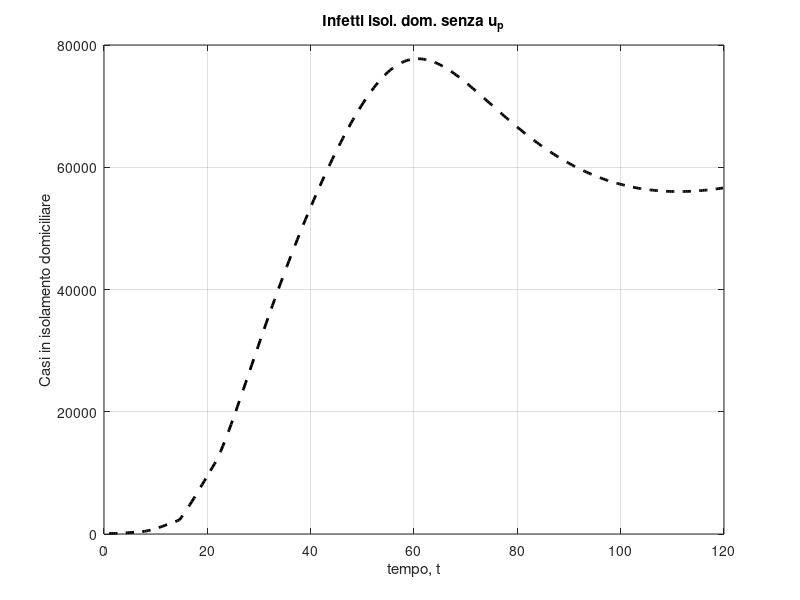
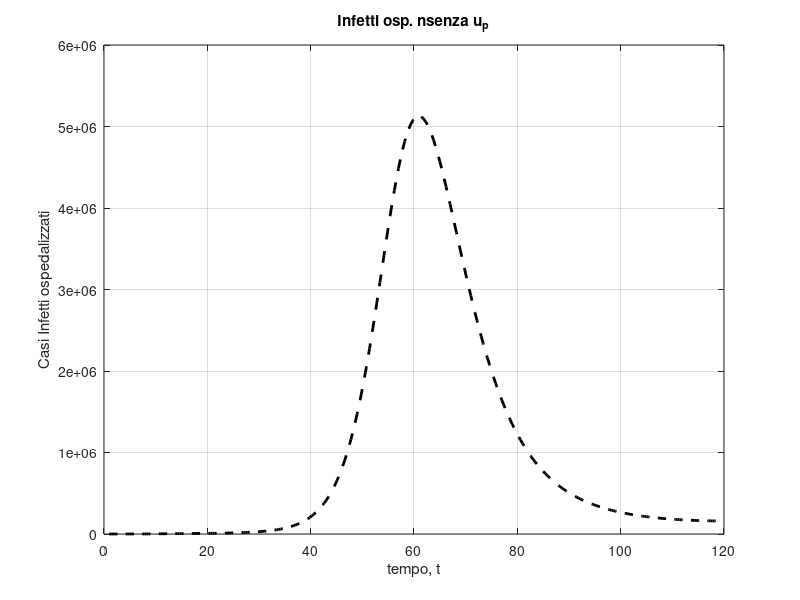
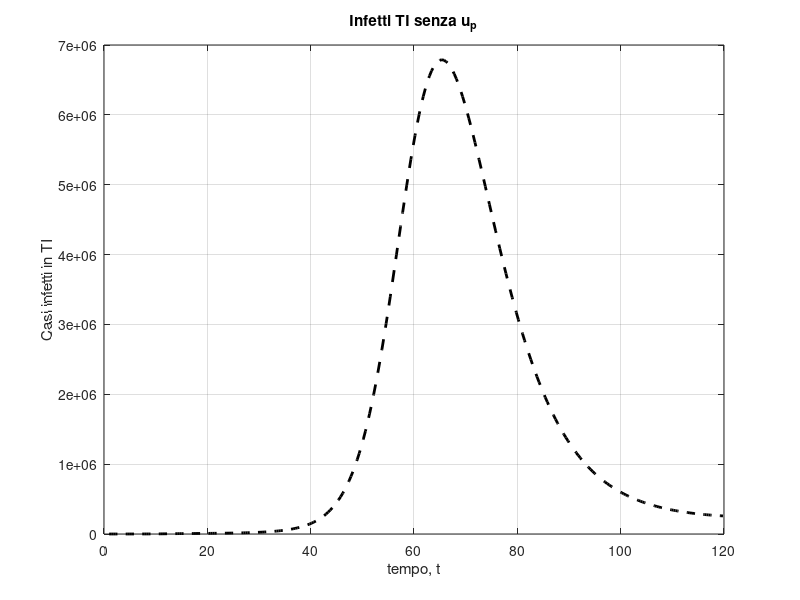

Source code (MATLAB) for these figures, in order:
close all
clc
%Popolazione italiana
popolazione=60e6;

%parametro di integrazione
%discretizzazione del sistema continuo (per poterne calcolare l'evoluzione numericamente) secondo il metodo di Eulero
%time-step
step = 0.4;
tempoMax= 120;
t = 1:step:tempoMax;

%-------------------------------------------------------------------------
%------------------------------ DATI REALI -------------------------------
%-------------------------------------------------------------------------


%persone in isolamento domiciliare (Q)
real_Q = [94	162	221	284	412	543	798	927	1000	1065	1155	1060	1843	2180	2936	2599	3724	5036	6201	7860	9268	10197	11108	12090	14935	19185	22116	23783	26522	28697	30920	33648	36653	39533	42588	43752	45420	48134	50456	52579	55270	58320	60313	61557	63084	64873	66534	68744	71063	72333	73094	74696	76778	78364	80031	80589	80758	81104	81510	81710	82286	82212	82722	83504	83619	83652	81708	81796	81808	81436	81678	80770	74426	73139	72157	69974	68679	67950	67449	65392	64132	60470	59012	57278	55597	54422	52452	51051	49770	48485	47428	46574	44504	42732	40118	38606	36561	35275	34844	33569	33202	32588	31359	30582	30111	29718	28028	27141	26270	24877	23518	22471	22213	21091	20649	20066	18750	18586	18510	18472];
real_Qt = transpose(real_Q);

%ricoverati con sintomi (I1)
real_I1 = [101	114	128	248	345	401	639	742	1034	1346	1790	2394	2651	3557	4316	5038	5838	6650	7426	8372	9663	11025	12894	14363	15757	16020	17708	19846	20692	21937	23112	24753	26029	26676	27386	27795	28192	28403	28540	28741	29010	28949	28976	28718	28485	28399	28242	28144	27847	28023	28011	27643	26893	25786	25007	25033	24906	24134	23805	22871	22068	21533	21372	20353	19723	19210	18149	17569	17357	17242	16823	16270	15769	15174	14636	13834	13618	13539	12865	12172	11453	10792	10400	10311	10207	9991	9624	9269	8957	8695	8613	8185	7917	7729	7379	7094	6680	6387	6099	5916	5742	5503	5301	5002	4864	4729	4581	4320	4131	3893	3747	3594	3489	3301	3113	2867	2632	2474	2314	2038];
real_I1t = transpose(real_I1);

%ricoverati in terapia intensiva (I2)
real_I2 = [26	35	36	56	64	105	140	166	229	295	351	462	567	650	733	877	1028	1153	1328	1518	1672	1851	2060	2257	2498	2655	2857	3009	3204	3396	3489	3612	3732	3856	3906	3981	4023	4035	4053	4068	3994	3977	3898	3792	3693	3605	3497	3381	3343	3260	3186	3079	2936	2812	2733	2635	2573	2471	2384	2267	2173	2102	2009	1956	1863	1795	1694	1578	1539	1501	1479	1427	1333	1311	1168	1034	1027	999	952	893	855	808	775	762	749	716	676	640	595	572	553	541	521	505	489	475	450	435	424	408	353	338	316	293	287	283	263	249	236	227	220	209	207	177	163	168	161	152	148	127];
real_I2t = transpose(real_I2);


%-------------------------------------------------------------------------
%----------   VETTORI PER L'EVOLUZIONE NEL TEMPO DELLE VARIABILI ---------
%-------------------------------------------------------------------------

S = zeros(1, length(t));
E = zeros(1, length(t));
A = zeros(1, length(t));
Q = zeros(1, length(t));
I1 = zeros(1, length(t));
I2 = zeros(1, length(t));
R = zeros(1, length(t));
M = zeros(1, length(t));
T = zeros(1, length(t));


%-------------------------------------------------------------------------
%-------------------------- CONDIZIONI INIZIALI --------------------------
%-------------------------------------------------------------------------
E(1) = 50;  
A(1) = 4324; 
Q(1) = 94;
I1(1) = 101;
I2(1) = 26;
R(1) = 1;
S(1) = popolazione - E(1)- Q(1) - I1(1) - I2(1) - R(1);
M(1) = 0;
T(1) = 0;


%-------------------------------------------------------------------------
%---------------------- PARAMETRI FISSI NEL TEMPO -------------------------
%-------------------------------------------------------------------------

beta = 0.000000008;
c= 1;
d1 = 0.011;     %tasso di mortalità di S
b = S(1)*d1;    %numero di persone in ingresso al compartimento S
d2 = 0.018;     %tasso di mortalità di E
d3 = 0.019;     %tasso di mortalità di A
d4 = 0.02;      %tasso di mortalità di Q
d5 = 0.05;      %tasso di mortalità di I1
d7 = 0.009;     %tasso di mortalità di R
d6 = 0.03;
tau1 = 0.2;     %inverso del tempo medio per l'insorgenza dei sintomi
tau2 = 0.25;    %inverso del tempo medio per l'esito del tampone
k = 0.2;        %inverso del tempo medio trascorso dai soggetti nel compartimento E 
         
%-------------------------------------------------------------------------
%---------------------- PARAMETRI VARIABILI NEL TEMPO --------------------
%-------------------------------------------------------------------------

gamma1 = 0;     %tasso di guarigione senza controlli specifici per infetti in isolamento domiciliare 
gamma2 = 0;     %tasso di guarigione senza controlli specifici per infetti ospedalizzati 
u_p = 0;        %controllo preventivo (distanza sociale, igiene delle mani ecc...)
u_Ta = 0.02;    %controllo riguardante il tampone
u_1 = 0.004;    %controllo riguardante cure a casa
u_2 = 0.005;    %controllo riguardante cure in ospedale no in terapia intensiva
u_3 = 0.006;    %controllo riguardante cure in ospedale in terapia intensiva
rho1 = 1;       %peso del controllo u_1
rho2 = 1;       %peso del controllo u_2
rho3 = 1;       %peso del controllo u_3
p = 0.2;        %percentuale persone in isolamento domiciliare rispetto i nuovi casi positivi, 
                
theta = 0.03;   %percentuale di test
lambda = 0.015; %percentuale di tesi positivi
sigma1 = 0.3;   %tasso di complicanza della malattia
m = 0.001;      %tasso di mortalità a causa della malattia

disp('%%%%%%%%%%%%%%%% VALORE DEL NUMERO DI RIPRODUZIONE DI BASE, R0 %%%%%%%%%%%%%%%%')
R0 = (beta*b)/(d1*(d2+k))

%-------------------------------------------------------------------------
%------------------------------ SIMULAZIONE ------------------------------
%-------------------------------------------------------------------------

for i=1:length(t)-1
  %si sono fatte variare le prime tre settimane poichè in assenza di
  %controllo preventivo gli altri controlli continuano ad esserci ma a
  %causa del forte aumento dei contagi e delle persone con complicanze
  %della malattie i controlli curativi risultano saturarsi a valori più
  %bassi. Questo rispecchia la realtà; infatti, un problema che l'Italia ha
  %dovuto far fronte è stata la carenza di posti e macchinari per la
  %terapia intensiva. Ne consegue che, con maggiori infetti ospedalizzati e
  %in terpia intensiva i controlli curativi risultano meno efficienti e
  %quindi la loro applicazione è meno consistente.
  
     if (i>=7/step) && (i<14/step)
       gamma1 = 0; 
       gamma2 = 0;
        u_p = 0;  
        u_Ta = 0.03; 
        u_1 = 0.04;  
        u_2 = 0.005;  
        u_3 = 0.006;  
        p = 0.2; 
        theta = 0.05;  
        lambda = 0.03; 
        m = 0.001;
     end
     
     if (i>=14/step) && (i<21/step)
        u_p = 0.01;  
        u_Ta = 0.04; 
        u_1 = 0.004;  
        u_2 = 0.005;  
        u_3 = 0.006;  
        p = 0.4; 
        theta = 0.05;  
        lambda = 0.04; 
        m = 0.13; %le morti sono aumentate vertiginosamente
     end
     
     if (i>=21/step) && (i<28/step)   %lockdown  
        u_Ta = 0.05; 
        u_2 = 0.009;  
        u_3 = 0.01;  
        theta = 0.06; 
        rho2 = 10;  
        lambda = 0.05; 
        m = 0.16; 
     end
     
     
    T(i+1) = i;
    S(i+1) = S(i)+step*(b-(+d1+beta*E(i)+c*theta*u_Ta)*S(i)+c*(1-lambda)*tau2*A(i)); 
    E(i+1) = E(i)+step*(beta*E(i)*S(i)-(d2+c*theta*tau1*u_Ta+k)*E(i)); 
    A(i+1) = A(i)+step*(c*theta*u_Ta*S(i)+c*theta*tau1*u_Ta*E(i)-c*(1-lambda)*tau2*A(i)-d3*A(i)-c*lambda*tau2*A(i));
    Q(i+1) = Q(i)+step*(c*p*lambda*tau2*A(i)-(d4+gamma1+c*rho1*u_1)*Q(i));
    I1(i+1) = I1(i)+step*(k*E(i)+c*(1-p)*lambda*tau2*A(i)-(d5+gamma2+c*rho2*u_2+sigma1)*I1(i));
    I2(i+1) = I2(i)+step*(sigma1*I1(i)-(m+d6+c*rho3*u_3)*I2(i)); 
    R(i+1) = R(i)+step*((gamma1+c*rho1*u_1)*Q(i)+(gamma2+c*rho2*u_2)*I1(i)+rho3*u_3-d7*R(i));
    M(i+1) = M(i)+step*(m*I2(i)); 
    
    
    
   
end    


Q_trasp = transpose(Q);
I1_trasp = transpose(I1);
I2_trasp = transpose(I2);
infected = [Q_trasp I1_trasp I2_trasp];


%-------------------------------------------------------------------------
%------------------- VISUALIZZAZIONE SIMULAZIONE -------------------------
%-------------------------------------------------------------------------



figure
plot(t,Q, '-- k','linewidth',2);
title('Infetti isol. dom. senza u_p');
grid on;
xlabel('tempo, t'); 
ylabel('Casi in isolamento domiciliare');
set(gcf, 'Position',  [0, 250, 500, 400])

figure
plot(t,I1, '-- k','linewidth',2)
title('Infetti osp. nsenza u_p');
grid on;
xlabel('tempo, t'); 
ylabel('Casi Infetti ospedalizzati');
set(gcf, 'Position',  [520, 250, 500, 400])

figure
plot(t,I2, '-- k','linewidth',2);
title('Infetti TI senza u_p');
grid on;
xlabel('tempo, t'); 
ylabel('Casi infetti in TI');
set(gcf, 'Position',  [1050, 250, 500, 400])